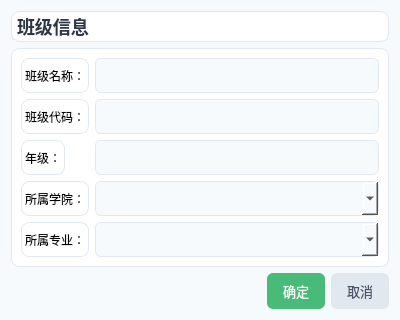
<?xml version="1.0" encoding="UTF-8"?>
<ui version="4.0">
 <class>AddClassDialog</class>
 <widget class="QDialog" name="AddClassDialog">
  <property name="geometry">
   <rect>
    <x>0</x>
    <y>0</y>
    <width>400</width>
    <height>320</height>
   </rect>
  </property>
  <property name="styleSheet">
   <string notr="true">QWidget {
    background: #f7fafc;
}
QFrame {
    background: white;
    border-radius: 8px;
    border: 1px solid #e2e8f0;
}
QPushButton {
    border: none;
    border-radius: 6px;
    padding: 8px 16px;
    font-size: 13px;
}
QLineEdit, QComboBox {
    border: 1px solid #e2e8f0;
    border-radius: 6px;
    padding: 8px 12px;
    font-size: 13px;
}
</string>
  </property>
  <layout class="QVBoxLayout" name="verticalLayout">
   <item>
    <widget class="QLabel" name="titleLabel">
     <property name="styleSheet">
      <string notr="true">font-size: 18px; font-weight: bold; color: #2d3748;</string>
     </property>
     <property name="text">
      <string>班级信息</string>
     </property>
    </widget>
   </item>
   <item>
    <widget class="QFrame" name="frame">
     <layout class="QFormLayout" name="formLayout">
      <item row="0" column="0">
       <widget class="QLabel" name="label">
        <property name="text">
         <string>班级名称：</string>
        </property>
       </widget>
      </item>
      <item row="0" column="1">
       <widget class="QLineEdit" name="classNameEdit"/>
      </item>
      <item row="1" column="0">
       <widget class="QLabel" name="label_2">
        <property name="text">
         <string>班级代码：</string>
        </property>
       </widget>
      </item>
      <item row="1" column="1">
       <widget class="QLineEdit" name="classCodeEdit"/>
      </item>
      <item row="2" column="0">
       <widget class="QLabel" name="label_3">
        <property name="text">
         <string>年级：</string>
        </property>
       </widget>
      </item>
      <item row="2" column="1">
       <widget class="QLineEdit" name="gradeEdit"/>
      </item>
      <item row="3" column="0">
       <widget class="QLabel" name="label_4">
        <property name="text">
         <string>所属学院：</string>
        </property>
       </widget>
      </item>
      <item row="3" column="1">
       <widget class="QComboBox" name="collegeCombo"/>
      </item>
      <item row="4" column="0">
       <widget class="QLabel" name="label_5">
        <property name="text">
         <string>所属专业：</string>
        </property>
       </widget>
      </item>
      <item row="4" column="1">
       <widget class="QComboBox" name="majorCombo"/>
      </item>
     </layout>
    </widget>
   </item>
   <item>
    <layout class="QHBoxLayout" name="horizontalLayout">
     <item>
      <spacer name="horizontalSpacer">
       <property name="orientation">
        <enum>Qt::Orientation::Horizontal</enum>
       </property>
       <property name="sizeHint" stdset="0">
        <size>
         <width>40</width>
         <height>20</height>
        </size>
       </property>
      </spacer>
     </item>
     <item>
      <widget class="QPushButton" name="okBtn">
       <property name="styleSheet">
        <string notr="true">background: #48bb78; color: white;</string>
       </property>
       <property name="text">
        <string>确定</string>
       </property>
      </widget>
     </item>
     <item>
      <widget class="QPushButton" name="cancelBtn">
       <property name="styleSheet">
        <string notr="true">background: #e2e8f0; color: #4a5568;</string>
       </property>
       <property name="text">
        <string>取消</string>
       </property>
      </widget>
     </item>
    </layout>
   </item>
  </layout>
 </widget>
 <resources/>
 <connections>
  <connection>
   <sender>okBtn</sender>
   <signal>clicked()</signal>
   <receiver>AddClassDialog</receiver>
   <slot>accept()</slot>
   <hints>
    <hint type="sourcelabel">
     <x>278</x>
     <y>270</y>
    </hint>
    <hint type="destinationlabel">
     <x>280</x>
     <y>270</y>
    </hint>
   </hints>
  </connection>
  <connection>
   <sender>cancelBtn</sender>
   <signal>clicked()</signal>
   <receiver>AddClassDialog</receiver>
   <slot>reject()</slot>
   <hints>
    <hint type="sourcelabel">
     <x>357</x>
     <y>270</y>
    </hint>
    <hint type="destinationlabel">
     <x>360</x>
     <y>270</y>
    </hint>
   </hints>
  </connection>
 </connections>
</ui>
